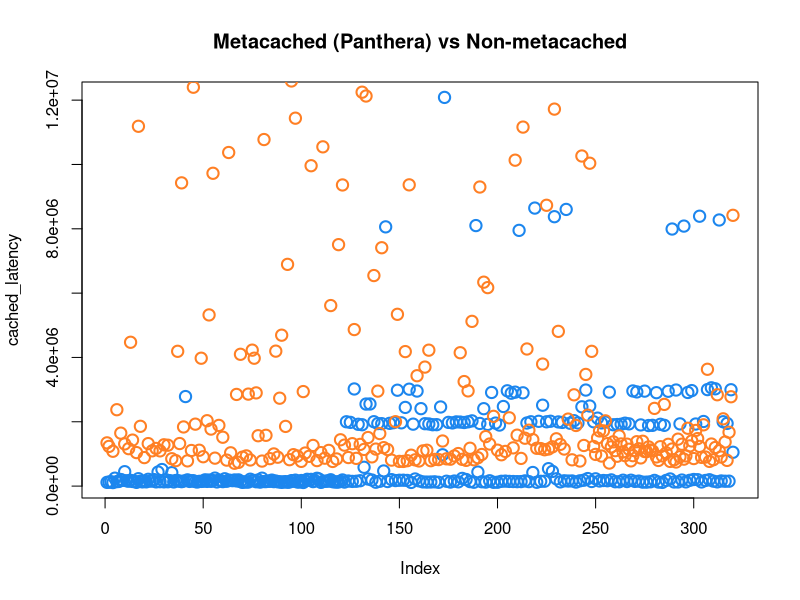

This figure's R source:
dat <- read.csv("latencies.csv")

cached_latency = unlist(na.omit(dat[1]))
no_cached_latency = unlist(na.omit(dat[2]))

pdf("point-plot.pdf")
plot(cached_latency, col="dodgerblue2", pch=1, cex = 1.5, lwd=2)
title("Metacached (Panthera) vs Non-metacached")
points(no_cached_latency, col="chocolate1", pch=1, cex = 1.5, lwd=2)
dev.off()